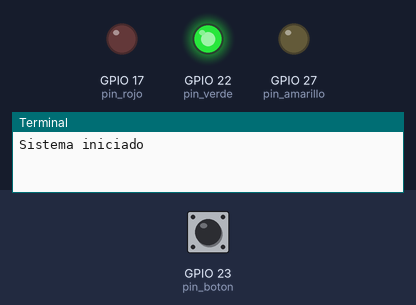
Recording of a program running on a simulated Raspberry Pi (BCM pin numbers). Shown: output pins drawn as LEDs (lit = HIGH), the last lines printed to the terminal. Inputs (shaded band) come from the test bench; at power-on: GPIO 23 (pin_boton) HIGH. The desktop window is not drawn, its controls go by their first labels and the mouse button is held 0.15 s; the clock reads 2024-03-15 10:24:30 at power-on unless the program sets it.

Above: at 1.2 s.
1.3 s: GPIO 23 (pin_boton) pulled LOW for 0.15 s
At 2.8 s:
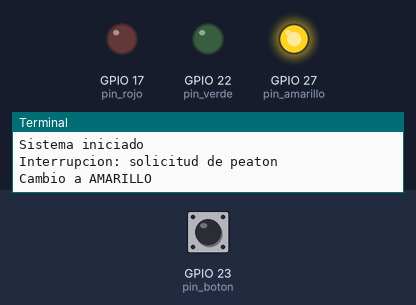
At 4.3 s:
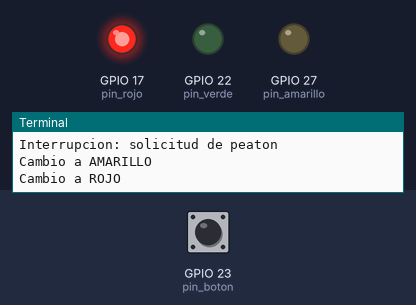
Timing chart, 0 to 9.9 s (numbered marks = the images above; inputs shaded):
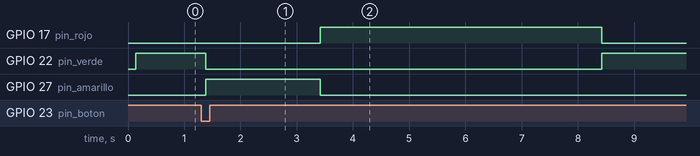

Measured:
- after the input at 1.3 s, GPIO 17 (pin_rojo): LOW → HIGH after 2.1 s instead of 5.9 s; GPIO 22 (pin_verde): HIGH → LOW after 0.09 s instead of 3.8 s

The program:

ejercicio7.py
```python
# =====================================================================================
#  Bienvenidos a Sys On Chip
# =====================================================================================
#  Ejercicio No. 7 – Semaforo con interfaz grafica y boton
#
#  Descripcion general:
#  Este programa extiende el Ejercicio 6 agregando una interfaz grafica
#  utilizando Tkinter.
#
#  El sistema mantiene exactamente la misma logica:
#
#      VERDE ----(boton)----> AMARILLO → ROJO → VERDE
#
#  Caracteristicas del sistema:
#
#   - Control GPIO de LEDs
#   - Interrupcion por boton
#   - Eliminacion de rebotes
#   - Maquina de estados
#   - Visualizacion grafica del sistema
#
# =====================================================================================


# -------------------------------------------------------------------------------------
# Importacion de librerias
# -------------------------------------------------------------------------------------

import RPi.GPIO as GPIO
import tkinter as tk
import time


# -------------------------------------------------------------------------------------
# Definicion de pines
# -------------------------------------------------------------------------------------

pin_rojo = 17
pin_amarillo = 27
pin_verde = 22

pin_boton = 23


# -------------------------------------------------------------------------------------
# Definicion de tiempos (segundos)
# -------------------------------------------------------------------------------------

tiempo_verde = 5
tiempo_amarillo = 2
tiempo_rojo = 5

tiempo_debounce = 0.2


# -------------------------------------------------------------------------------------
# Configuracion GPIO
# -------------------------------------------------------------------------------------

GPIO.setmode(GPIO.BCM)

GPIO.setup(pin_verde, GPIO.OUT)
GPIO.setup(pin_amarillo, GPIO.OUT)
GPIO.setup(pin_rojo, GPIO.OUT)

GPIO.setup(pin_boton, GPIO.IN, pull_up_down=GPIO.PUD_UP)


# -------------------------------------------------------------------------------------
# Variables del sistema
# -------------------------------------------------------------------------------------

estado_actual = "VERDE"

solicitud_peaton = False

ultimo_evento = 0

inicio_estado = time.time()


# -------------------------------------------------------------------------------------
# Rutina de interrupcion del boton
# -------------------------------------------------------------------------------------

def ISR_boton(channel):

    global solicitud_peaton
    global ultimo_evento
    global estado_actual

    tiempo_actual = time.time()

    if tiempo_actual - ultimo_evento > tiempo_debounce:

        if estado_actual == "VERDE":

            solicitud_peaton = True
            mensaje.set("Peaton detectado")

            canvas.itemconfig(indicador_boton, fill="blue")

            print("Interrupcion: solicitud de peaton")

        ultimo_evento = tiempo_actual


GPIO.add_event_detect(
    pin_boton,
    GPIO.FALLING,
    callback=ISR_boton
)


# -------------------------------------------------------------------------------------
# Funcion de actualizacion del sistema (maquina de estados)
# -------------------------------------------------------------------------------------

def actualizar_sistema():

    global estado_actual
    global solicitud_peaton
    global inicio_estado

    tiempo_actual = time.time()


    # =====================================================
    # ESTADO VERDE
    # =====================================================

    if estado_actual == "VERDE":

        GPIO.output(pin_verde, GPIO.HIGH)
        GPIO.output(pin_amarillo, GPIO.LOW)
        GPIO.output(pin_rojo, GPIO.LOW)

        canvas.itemconfig(led_verde, fill="green")
        canvas.itemconfig(led_amarillo, fill="gray")
        canvas.itemconfig(led_rojo, fill="gray")

        if solicitud_peaton:

            solicitud_peaton = False
            estado_actual = "AMARILLO"
            inicio_estado = tiempo_actual
            print("Cambio a AMARILLO")

        elif tiempo_actual - inicio_estado >= tiempo_verde:

            estado_actual = "AMARILLO"
            inicio_estado = tiempo_actual
            print("Cambio a AMARILLO")


    # =====================================================
    # ESTADO AMARILLO
    # =====================================================

    elif estado_actual == "AMARILLO":

        GPIO.output(pin_verde, GPIO.LOW)
        GPIO.output(pin_amarillo, GPIO.HIGH)
        GPIO.output(pin_rojo, GPIO.LOW)

        canvas.itemconfig(led_verde, fill="gray")
        canvas.itemconfig(led_amarillo, fill="yellow")
        canvas.itemconfig(led_rojo, fill="gray")

        if tiempo_actual - inicio_estado >= tiempo_amarillo:

            estado_actual = "ROJO"
            inicio_estado = tiempo_actual
            print("Cambio a ROJO")


    # =====================================================
    # ESTADO ROJO
    # =====================================================

    elif estado_actual == "ROJO":

        GPIO.output(pin_verde, GPIO.LOW)
        GPIO.output(pin_amarillo, GPIO.LOW)
        GPIO.output(pin_rojo, GPIO.HIGH)

        canvas.itemconfig(led_verde, fill="gray")
        canvas.itemconfig(led_amarillo, fill="gray")
        canvas.itemconfig(led_rojo, fill="red")

        if tiempo_actual - inicio_estado >= tiempo_rojo:

            estado_actual = "VERDE"
            inicio_estado = tiempo_actual

            canvas.itemconfig(indicador_boton, fill="gray")

            mensaje.set("Sistema en funcionamiento")

            print("Cambio a VERDE")


    ventana.after(50, actualizar_sistema)


# -------------------------------------------------------------------------------------
# Creacion de interfaz grafica
# -------------------------------------------------------------------------------------

ventana = tk.Tk()

ventana.title("Sys On Chip - Semaforo Inteligente")

canvas = tk.Canvas(ventana, width=220, height=420)

canvas.pack()


# LEDs del semaforo

led_rojo = canvas.create_oval(70, 40, 150, 120, fill="gray")

led_amarillo = canvas.create_oval(70, 150, 150, 230, fill="gray")

led_verde = canvas.create_oval(70, 260, 150, 340, fill="gray")


# Indicador del boton

canvas.create_text(110, 360, text="Boton")

indicador_boton = canvas.create_oval(95, 370, 125, 400, fill="gray")


# Mensaje del sistema

mensaje = tk.StringVar()

mensaje.set("Sistema iniciado")

label_mensaje = tk.Label(ventana, textvariable=mensaje)

label_mensaje.pack()


# -------------------------------------------------------------------------------------
# Inicio del sistema
# -------------------------------------------------------------------------------------

print("Sistema iniciado")

inicio_estado = time.time()

ventana.after(50, actualizar_sistema)


# -------------------------------------------------------------------------------------
# Ejecucion del sistema
# -------------------------------------------------------------------------------------

try:

    ventana.mainloop()

finally:

    GPIO.cleanup()

    print("GPIO liberado correctamente")
```
